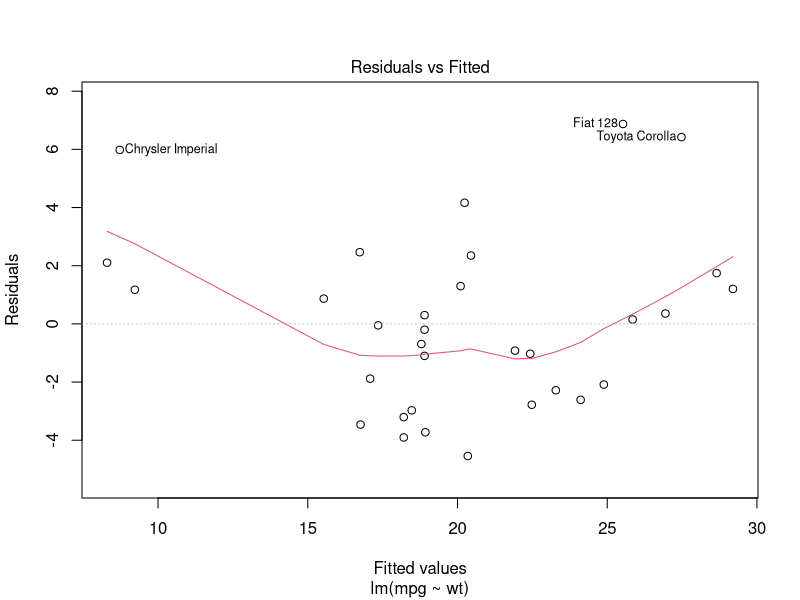
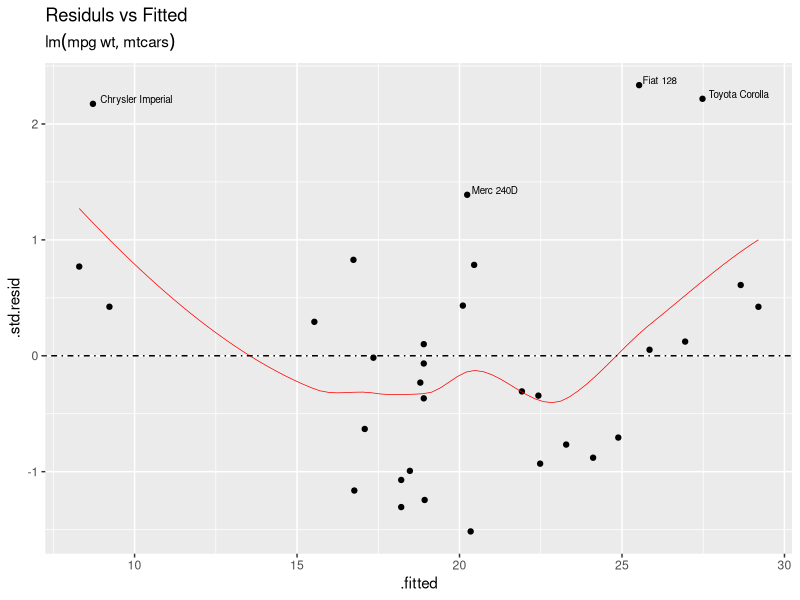
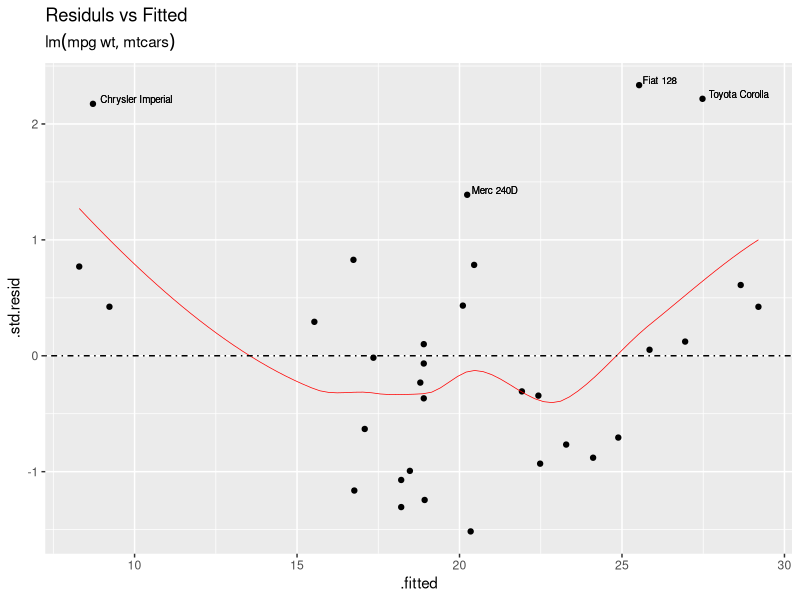
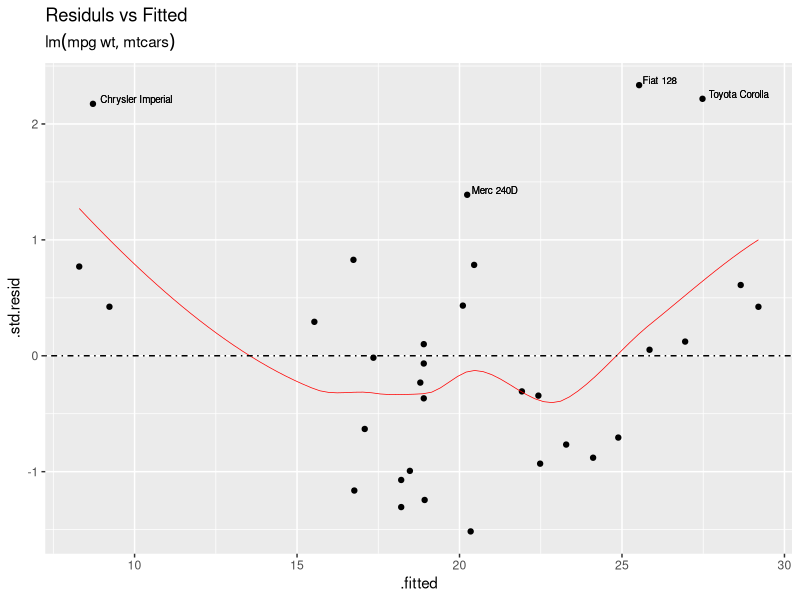
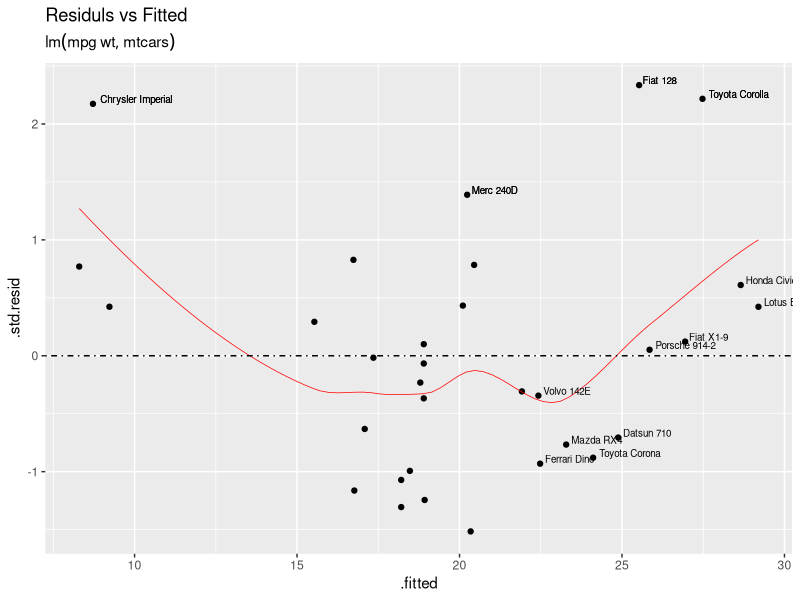
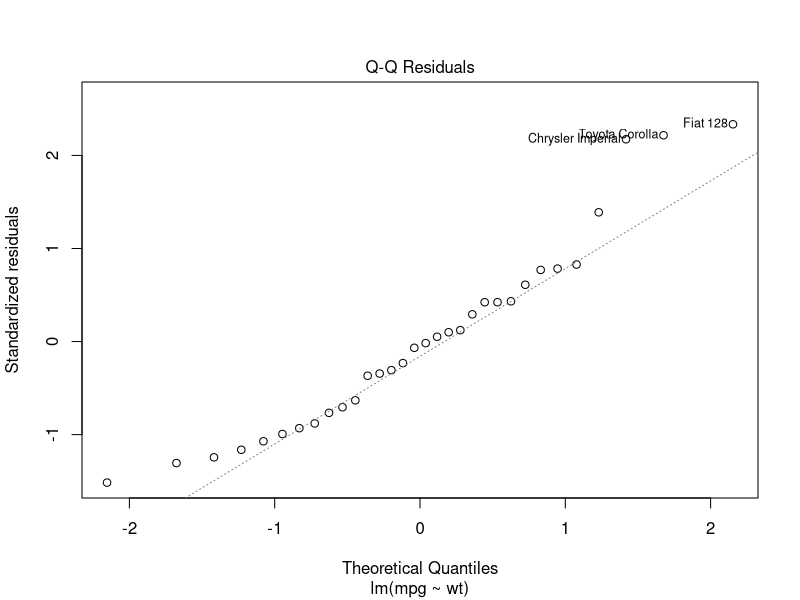
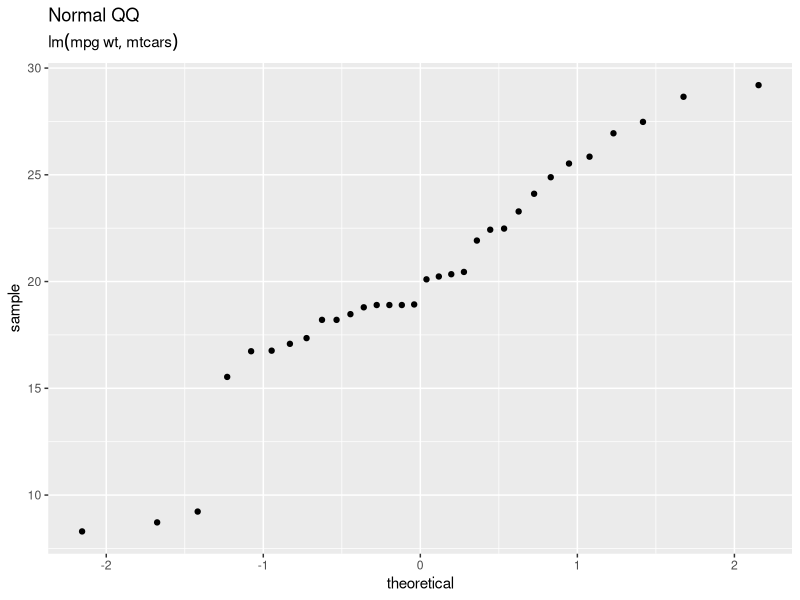
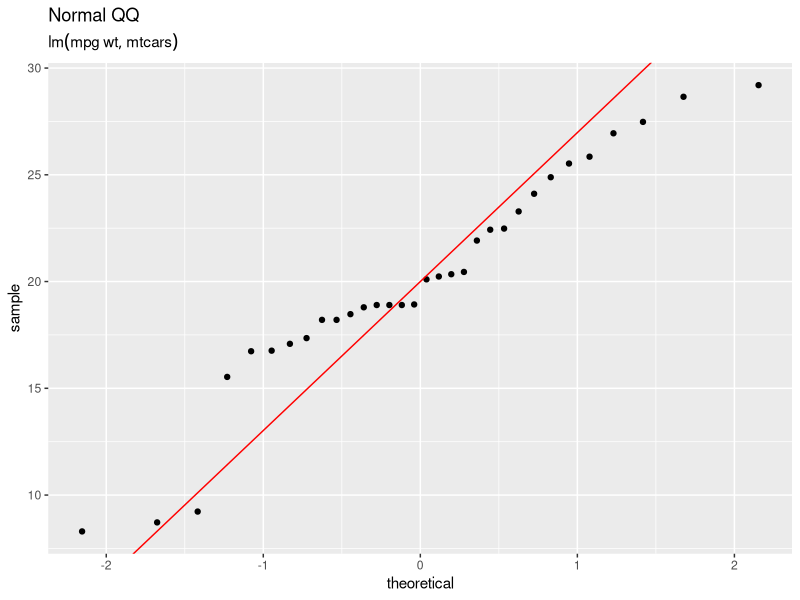

Recreate these plots in R, in order. (Note: this script raises an error after producing the figures.)

# Tinker

library(tidyverse)
library(broom)

lm.1 <- lm(mpg ~ wt,data=mtcars)
glm.1 <- glm(vs ~ wt, family = binomial, data = mtcars)

########


#par(mfrow=c(2,3)) 
#plot(lm.1) 
#par(mfrow=c(1,1)) 

#resid vs fitt
tidy(lm.1)
glance(lm.1)
augment(lm.1)

############
My.Mod <- glm.1
My.Mod <- lm.1

Tidy.Mod <- augment(My.Mod)

class(My.Mod)
attributes(My.Mod)

################
# Res v Fitt
plot(My.Mod,which=1)

My.Method="auto"

D1  <- augment(My.Mod) %>% 
  ggplot(aes(x=.fitted,y=.std.resid)) +
  geom_point() +
  geom_smooth(method=My.Method,se=FALSE,colour="red",size=.25) +
  geom_hline(yintercept=0,linetype=4) +
  geom_text(aes(label=ifelse((.std.resid>1*IQR(.std.resid)),.rownames,"")),
             hjust=-0.1,vjust=-0.1,size=2.5) +
  labs(title="Residuls vs Fitted",subtitle=My.Mod$call)
#My.Mod$call
#glue("Model is {My.Mod$call} ")
D1

# geom_text(aes(label=ifelse((x>4*IQR(x)|y>4*IQR(y)),label,"")), hjust=1.1)
D1 +geom_text(aes(label=ifelse((.std.resid>1*IQR(.std.resid)),
                               .rownames,"")),
              hjust=-0.1,vjust=-0.1,size=2.5)

D1 +geom_text(aes(label=ifelse((.std.resid>1*IQR(.std.resid)),
                               .rownames,"")),
              hjust=-0.1,vjust=-0.1,size=2.5)


D1 +geom_text(aes(label=ifelse((.std.resid>1*IQR(.std.resid)|
                                  .fitted>abs(4*IQR(.fitted))),
                               .rownames,"")),
              hjust=-0.1,vjust=-0.1,size=2.5)

#################
# Normal QQ

plot(My.Mod,which=2)
geom_qq()
?geom_qq

D2  <- augment(My.Mod) %>% 
  ggplot(aes(sample=.fitted)) +
  stat_qq() +
  labs(title="Normal QQ",subtitle=My.Mod$call)

D2 

D2 + geom_abline(intercept = 20, slope = 37.285/5.344,colour="red")
D2 + geom_abline(intercept = -5.344 , slope = 37.285,colour="red")

D2 + geom_smooth(aes(x=sample,y=1))

####
y     <- quantile(My.Mod, c(0.25, 0.75)) # Find the 1st and 3rd quartiles
x     <- qnorm( c(0.25, 0.75))         # Find the matching normal values on the x-axis
slope <- diff(y) / diff(x)             # Compute the line slope
int   <- y[1] - slope * x[1]           # Compute the line intercept

D2 


################
#Scale Location
head(Tidy.Mod)
summary(sqrt(Tidy.Mod$.std.resid))

plot(My.Mod,which=3)

D3  <- augment(My.Mod) %>% 
  ggplot(aes(x=.fitted, y=sqrt(abs(.std.resid)))) +
  geom_point()+
  labs(title="Scale Location",subtitle=My.Mod$call) +
  geom_smooth(se=FALSE,colour="red",size=.25) 


D3

## text?
D3 + geom_text(aes(label=.rownames),
               nudge_x = 1,nudge_y = .1, colour="blue")

D3 + geom_text(aes(label=.rownames), colour="blue")
#y=top_n(5)

library(ggrepel)

D3 + geom_text_repel(aes(label = .rownames))

D3 + geom_text(aes(label=ifelse((.std.resid>1*IQR(.std.resid)),
                           .rownames,"")),
          hjust=-0.1,vjust=-0.1,size=2.5)

#######
#Cooks Distane

plot(My.Mod,which=4)

D4 <- augment(My.Mod) %>% 
  ggplot(aes(x=seq_along(.cooksd), y=.cooksd)) +
  geom_point(size = .75) +
  geom_col(width = .1) +
  labs(title="Cooks Dist",subtitle=My.Mod$call)+
  geom_text(aes(label=ifelse((.cooksd>.2),.rownames,"")),
             hjust=-0.1,vjust=-0.1,size=2.5) +
  geom_hline(yintercept=.2,linetype=4,colour="orange")

D4


D4 +geom_text(aes(label=ifelse((.cooksd>.2),.rownames,"")),
              hjust=-0.1,vjust=-0.1,size=2.5) +
  geom_hline(yintercept=.2,linetype=4,colour="orange")


############

plot(My.Mod,which=5)
head(Tidy.Mod)
tidy(My.Mod)
lev = hat(model.matrix(My.Mod))

D5 <- augment(My.Mod) %>% 
  ggplot(aes(x=.hat, y=.std.resid)) +
  geom_point() +
  geom_hline(yintercept=0,linetype=3) +
  labs(title="Resid vs Leverage",subtitle=My.Mod$call)

D5

######
plot(My.Mod,which=6)

D6 <- augment(My.Mod) %>% 
  ggplot(aes(x=.hat, y=.cooksd)) +
  geom_point() +
  labs(title="CooksD vs Leverage",subtitle=My.Mod$call) 

D6


###
#Panel

#grid extra
library(gridExtra)
grid.arrange(D1, D2, D3, D4, D5, D6, ncol=2)

plot(My.Mod,which=)
